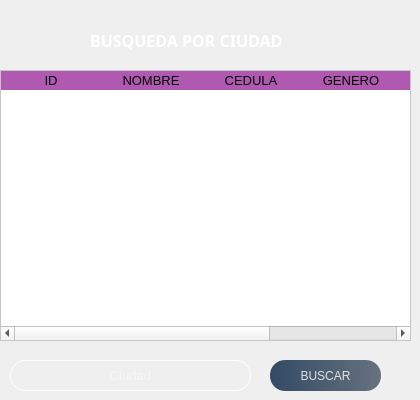
    <widget class="QWidget" name="page_city">
     <widget class="QTableWidget" name="tabla_ciudad">
      <property name="geometry">
       <rect>
        <x>0</x>
        <y>70</y>
        <width>411</width>
        <height>271</height>
       </rect>
      </property>
      <property name="styleSheet">
       <string notr="true">QTableWidget{
background-color:rgba(255,255,255);
gridline-color:black;
color: rgb(0,0,0);
color: #000000;
}
QHeaderView::section{
background-color: #b059b1;
border: 1 px solid rgb(0,0,0);
font-size:13px;
}
</string>
      </property>
      <column>
       <property name="text">
        <string>ID</string>
       </property>
      </column>
      <column>
       <property name="text">
        <string>NOMBRE</string>
       </property>
      </column>
      <column>
       <property name="text">
        <string>CEDULA</string>
       </property>
      </column>
      <column>
       <property name="text">
        <string>GENERO</string>
       </property>
      </column>
      <column>
       <property name="text">
        <string>CARRERA</string>
       </property>
      </column>
      <column>
       <property name="text">
        <string>CIUDAD</string>
       </property>
      </column>
     </widget>
     <widget class="QLabel" name="label_20">
      <property name="geometry">
       <rect>
        <x>90</x>
        <y>30</y>
        <width>281</width>
        <height>21</height>
       </rect>
      </property>
      <property name="font">
       <font>
        <family>Ravie</family>
        <pointsize>12</pointsize>
        <weight>75</weight>
        <bold>true</bold>
       </font>
      </property>
      <property name="styleSheet">
       <string notr="true">color:white;</string>
      </property>
      <property name="text">
       <string>BUSQUEDA POR CIUDAD</string>
      </property>
     </widget>
     <widget class="QLineEdit" name="City">
      <property name="geometry">
       <rect>
        <x>10</x>
        <y>360</y>
        <width>241</width>
        <height>31</height>
       </rect>
      </property>
      <property name="font">
       <font>
        <pointsize>10</pointsize>
        <weight>50</weight>
        <italic>false</italic>
        <bold>false</bold>
        <underline>false</underline>
        <strikeout>false</strikeout>
       </font>
      </property>
      <property name="cursor">
       <cursorShape>IBeamCursor</cursorShape>
      </property>
      <property name="tabletTracking">
       <bool>false</bool>
      </property>
      <property name="styleSheet">
       <string notr="true">background-color:rgba(0,0,0,0); 
border-radius:15px;
color:rgba(255,255,255,230);
border:0.5px solid white;</string>
      </property>
      <property name="text">
       <string/>
      </property>
      <property name="alignment">
       <set>Qt::AlignCenter</set>
      </property>
      <property name="placeholderText">
       <string>Ciudad</string>
      </property>
     </widget>
     <widget class="QPushButton" name="bt_buscarcity">
      <property name="geometry">
       <rect>
        <x>270</x>
        <y>360</y>
        <width>111</width>
        <height>31</height>
       </rect>
      </property>
      <property name="styleSheet">
       <string notr="true">QPushButton{
color:rgba(255,255,255,210);
border-radius:15px;
background-color: qlineargradient(spread:pad, x1:0, y1:0.505682 , x2:1 , y2:0.477,stop:0 rgba(20,47,78,219), stop:1 rgba(85,98,112,226));
}
QPushButton:hover{

color:rgba(255,255,255,210);
background-color: qlineargradient(spread:pad, x1:0, y1:0.505682 , x2:1 , y2:0.477,stop:0 rgba(123, 104, 238,230), stop:1 rgba(85,98,112,226));


}</string>
      </property>
      <property name="text">
       <string>BUSCAR</string>
      </property>
      <property name="icon">
       <iconset>
        <normaloff>buscar (1).png</normaloff>buscar (1).png</iconset>
      </property>
     </widget>
    </widget>
